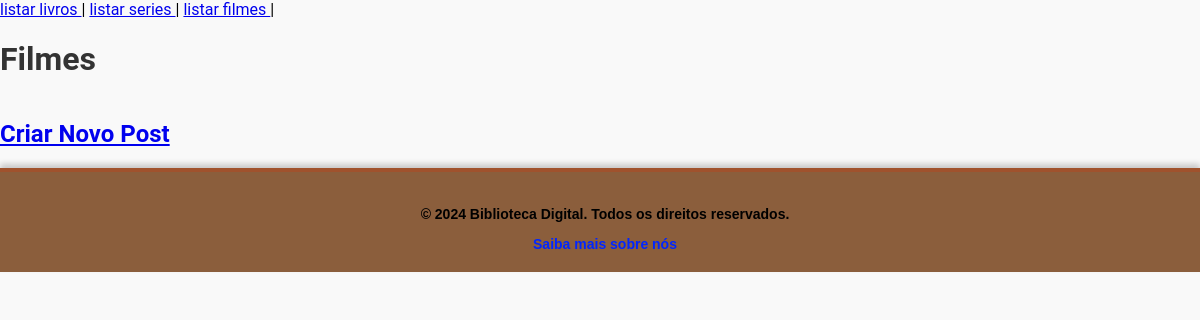
The app's page /crud/index_teste.php?pg=lista_filme, older data.
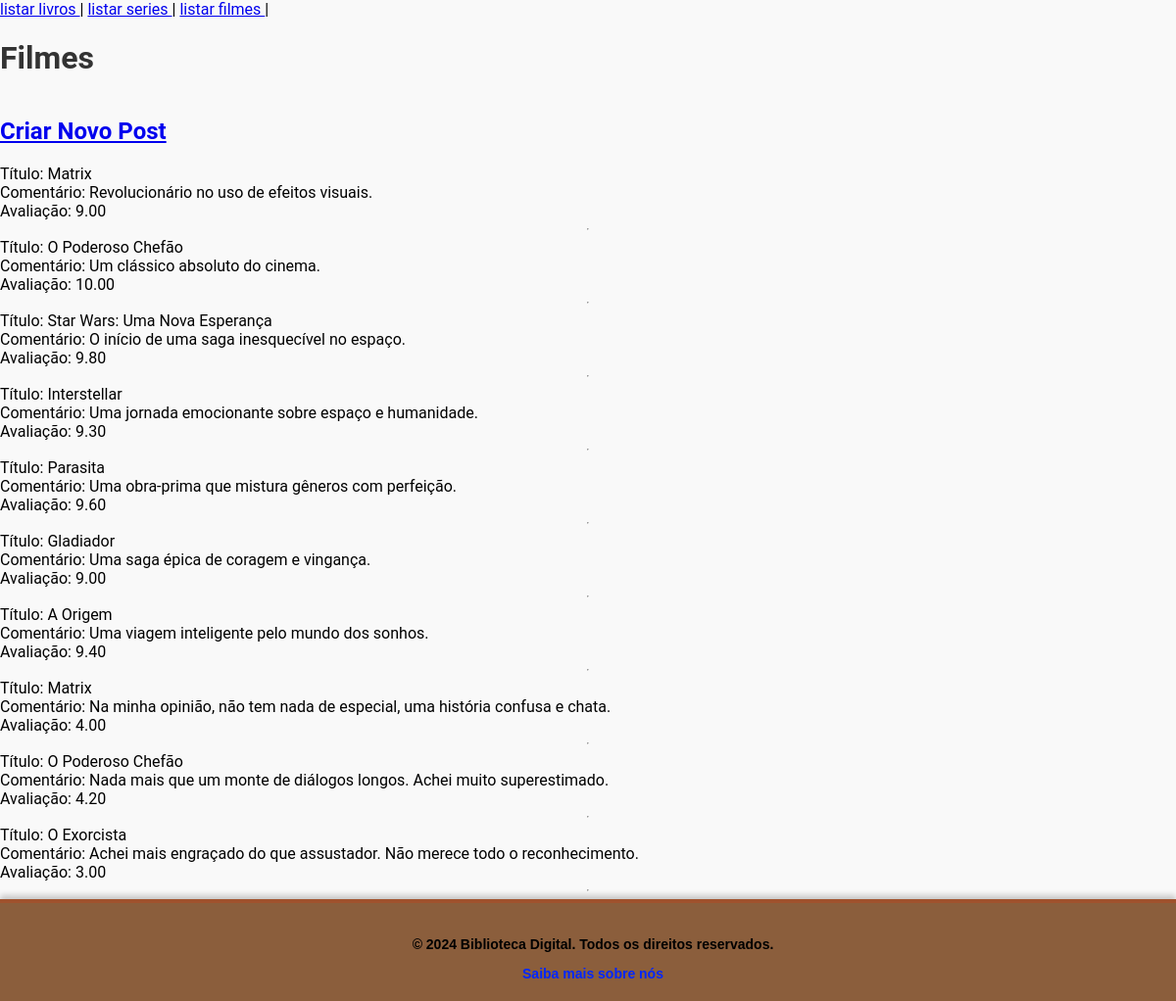
The same page, newer data.
### tables this page shows
CREATE TABLE `posts` (
  `id` int(11) NOT NULL AUTO_INCREMENT,
  `tipo` enum('livro','serie','filme') NOT NULL,
  `titulo` varchar(255) NOT NULL,
  `comentario` text NOT NULL,
  `avaliacao` decimal(4,2) NOT NULL DEFAULT 0.00,
  `usuario_id` int(11) NOT NULL,
  PRIMARY KEY (`id`),
  KEY `usuario_id` (`usuario_id`),
  CONSTRAINT `posts_ibfk_1` FOREIGN KEY (`usuario_id`) REFERENCES `usuarios` (`id`) ON DELETE CASCADE
);

### crud/lista_filme.php (the view, shortened to what this page needs)
<h1>Filmes</h1>
<?php
    include_once("../config.inc.php");
    if (isset($_SESSION['id_usuario'])) {
        echo '<h2><a href="form_cria_post.php?tipo=filme">Criar Novo Post</a></h2>';
    } else {
        echo '<h2><a href="../acesso/login/form-login.php">Criar Novo Post</a></h2>';
    }
    $sql = mysqli_query($conexao,"SELECT * FROM posts WHERE tipo = 'filme'");
    while($tabela = mysqli_fetch_array($sql)){
        echo "Título:     $tabela[titulo]     <br>";
        echo "Comentário: $tabela[comentario] <br>";
        echo "Avaliação:  $tabela[avaliacao]  <br>";
        if (isset($_SESSION['id_usuario']) && $_SESSION['id_usuario'] == $tabela['usuario_id']) {
            echo "<a href='exclui_post.php?id=$tabela[id]&tipo=filme'><b>[X] Excluir</b></a> | ";
            echo "<a href='form_edita_post.php?id=$tabela[id]&tipo=filme'><b>[V] Editar</b></a> <br>";
        } echo "<hr>";
    }
?>

Row changes from the older to the newer data that the page shows:
added posts: titulo "Matrix", comentario "Revolucionário no uso de efeitos visuais.", avaliacao "9.00"
added posts: titulo "O Poderoso Chefão", comentario "Um clássico absoluto do cinema.", avaliacao "10.00"
added posts: titulo "Star Wars: Uma Nova Esperança", comentario "O início de uma saga inesquecível no espaço.", avaliacao "9.80"
added posts: titulo "Interstellar", comentario "Uma jornada emocionante sobre espaço e humanidade.", avaliacao "9.30"
added posts: titulo "Parasita", comentario "Uma obra-prima que mistura gêneros com perfeição.", avaliacao "9.60"
added posts: titulo "Gladiador", comentario "Uma saga épica de coragem e vingança.", avaliacao "9.00"
added posts: titulo "A Origem", comentario "Uma viagem inteligente pelo mundo dos sonhos.", avaliacao "9.40"
added posts: titulo "Matrix", comentario "Na minha opinião, não tem nada de especial, uma história confusa e chata.", avaliacao "4.00"
added posts: titulo "O Poderoso Chefão", comentario "Nada mais que um monte de diálogos longos. Achei muito superestimado.", avaliacao "4.20"
added posts: titulo "O Exorcista", comentario "Achei mais engraçado do que assustador. Não merece todo o reconhecimento.", avaliacao "3.00"
